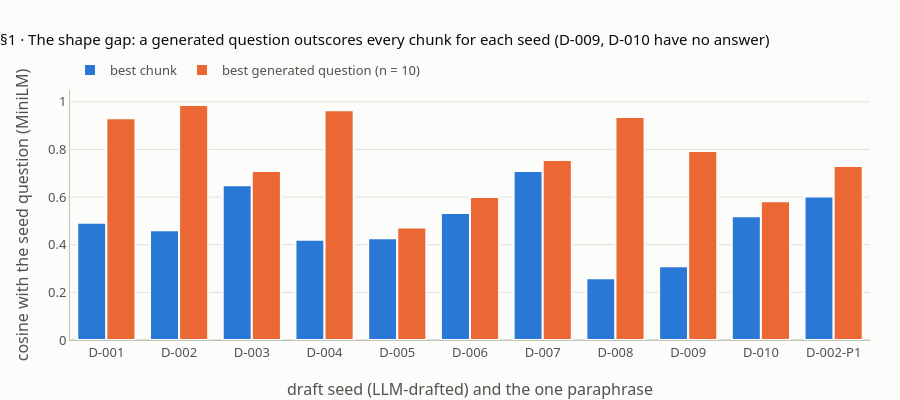

The notebook cell this image was saved under:
### Markdown cell above
## 1 · Questions and statements embed apart

**What this rebuilds** (lesson step 1, K12, K5). Search is one query vector, one score per stored vector, then a sort: a list, never a matrix. The shape hypothesis says a question's vector sits nearer other questions than the passage that answers it.
- **D-002** ("In what year was the Paris Agreement adopted?"): the chunk that holds the answer (27) is only rank 3 among the 97 chunks; the best chunk scores 0.4606. A generated question about the same fact scores **0.9869**.
- **The shape gap** for every seed: best question score minus best chunk score, with all 10 questions per chunk in the index (n = 10).
- **859 of 970** stand-in questions sit closer to a sibling question of their own chunk than to the chunk itself (0.886).

### Code cell
if MODELS_OK:
    q2 = QV["D-002"]
    c2 = EC @ q2
    o2 = sorted(range(N), key=lambda i: (-c2[i], i))
    check("§1 D-002: one score per chunk (a list, not a matrix); with questions n = 5, one per stored vector",
          [list(c2.shape), len(mv_scores(q2, 5, "chunks+q")[0])], [[97], 582])
    check("§1 D-002: rank of chunk 27 among the chunks; the best chunk's score (K12)", [o2.index(27) + 1, float(c2.max())], [3, 0.4606], T4)
    g2 = EQ @ q2
    check("§1 D-002: the best generated question, its score and its chunk (K7, K12)",
          [FLATQ[int(g2.argmax())][2], float(g2.max()), FLATQ[int(g2.argmax())][0]], ["When was the Paris Agreement adopted?", 0.9869, 27], T4)

    ITEMS = [s["qid"] for s in SEEDS] + [VARIANT["qid"]]
    best_c = {k: float((EC @ QV[k]).max()) for k in ITEMS}
    best_q = {k: float((EQ @ QV[k]).max()) for k in ITEMS}
    gap = {k: best_q[k] - best_c[k] for k in ITEMS}
    check("§1 best chunk score D-001..D-010 (K12)", [best_c[k] for k in ITEMS[:10]],
          [0.4929, 0.4606, 0.6497, 0.4210, 0.4272, 0.5331, 0.7094, 0.2598, 0.3099, 0.5196], T4)
    check("§1 best question score D-001..D-010 (K12)", [best_q[k] for k in ITEMS[:10]],
          [0.9311, 0.9869, 0.7101, 0.9653, 0.4723, 0.6007, 0.7565, 0.9368, 0.7939, 0.5826], T4)
    check("§1 shape gap D-001..D-010, D-002-P1 (K12)", [gap[k] for k in ITEMS],
          [0.4382, 0.5263, 0.0604, 0.5443, 0.0450, 0.0676, 0.0471, 0.6770, 0.4840, 0.0631, 0.1277], T4)
    ans_q = [s["qid"] for s in ANS]
    check("§1 mean gap over the 8 answerable seeds; seeds where a question beats every chunk (K12)",
          [float(np.mean([gap[k] for k in ans_q])), sum(gap[k] > 0 for k in ans_q)], [0.3007, 8], T4)

    # the shape hypothesis on the pack itself (K5)
    closer = 0
    for p, qs in enumerate(QS):
        for j in range(len(qs)):
            g = EQ[QIDX[(p, j)]]
            sib = max(float(g @ EQ[QIDX[(p, jj)]]) for jj in range(len(qs)) if jj != j)
            closer += sib > float(g @ EC[p])
    check("§1 questions closer to a sibling question than to their own chunk; share (K5)",
          [closer, round(closer / len(FLATQ), 3)], [859, 0.886], T3)

    fig = go.Figure()
    fig.add_bar(x=ITEMS, y=[round(best_c[k], 4) for k in ITEMS], name="best chunk", marker=dict(color=BLUE, line=dict(width=2, color=SURFACE)),
                hovertemplate="%{x}: best chunk %{y:.4f}<extra></extra>")
    fig.add_bar(x=ITEMS, y=[round(best_q[k], 4) for k in ITEMS], name="best generated question (n = 10)",
                marker=dict(color=ORANGE, line=dict(width=2, color=SURFACE)), customdata=[round(gap[k], 4) for k in ITEMS],
                hovertemplate="%{x}: best question %{y:.4f} (gap %{customdata:+.4f})<extra></extra>")
    fig.update_layout(title="§1 · The shape gap: a generated question outscores every chunk for each seed (D-009, D-010 have no answer)",
                      barmode="group", height=400, xaxis=dict(title="draft seed (LLM-drafted) and the one paraphrase"),
                      yaxis=dict(title="cosine with the seed question (MiniLM)", range=[0, 1.05]))
    fig.show()

### Figure 1 — Plotly figure (JSON) as saved in the notebook; plotly's stock layout.template omitted (floating-point values rounded to 4 significant figures)
{"data": [{"hovertemplate": "%{x}: best chunk %{y:.4f}<extra></extra>", "marker": {"color": "#2a78d6", "line": {"color": "#fcfcfb", "width": 2}}, "name": "best chunk", "x": ["D-001", "D-002", "D-003", "D-004", "D-005", "D-006", "D-007", "D-008", "D-009", "D-010", "D-002-P1"], "y": [0.4929, 0.4606, 0.6497, 0.421, 0.4272, 0.5331, 0.7094, 0.2598, 0.3099, 0.5196, 0.6028], "type": "bar"}, {"customdata": [0.4382, 0.5263, 0.0604, 0.5443, 0.045, 0.0676, 0.0471, 0.677, 0.484, 0.0631, 0.1277], "hovertemplate": "%{x}: best question %{y:.4f} (gap %{customdata:+.4f})<extra></extra>", "marker": {"color": "#eb6834", "line": {"color": "#fcfcfb", "width": 2}}, "name": "best generated question (n = 10)", "x": ["D-001", "D-002", "D-003", "D-004", "D-005", "D-006", "D-007", "D-008", "D-009", "D-010", "D-002-P1"], "y": [0.9311, 0.9869, 0.7101, 0.9653, 0.4723, 0.6007, 0.7565, 0.9368, 0.7939, 0.5826, 0.7305], "type": "bar"}], "layout": {"yaxis": {"title": {"text": "cosine with the seed question (MiniLM)"}, "range": [0, 1.05]}, "title": {"text": "§1 · The shape gap: a generated question outscores every chunk for each seed (D-009, D-010 have no answer)"}, "barmode": "group", "height": 400, "xaxis": {"title": {"text": "draft seed (LLM-drafted) and the one paraphrase"}}}}
